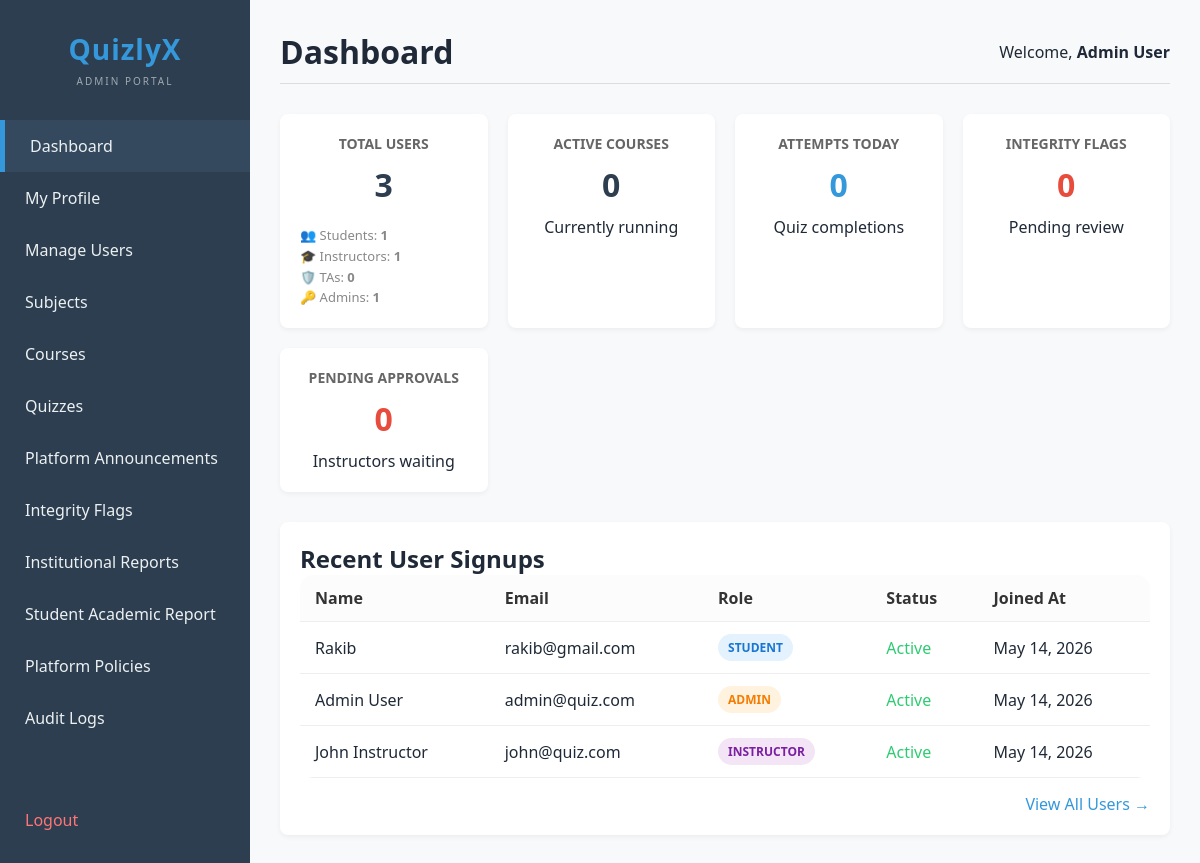
The page /views/dashboard.php (signed in) on the database its author committed.
### tables this page shows
CREATE TABLE users (
  id INT(11) AUTO_INCREMENT PRIMARY KEY,
  name VARCHAR(100),
  email VARCHAR(100) UNIQUE,
  password_hash VARCHAR(255),
  phone VARCHAR(20),
  role VARCHAR(20) DEFAULT 'student',
  profile_pic VARCHAR(255),
  student_id VARCHAR(50),
  program VARCHAR(100),
  department VARCHAR(100),
  bio TEXT,
  is_active TINYINT(1) DEFAULT 0,
  created_at TIMESTAMP DEFAULT CURRENT_TIMESTAMP
);

### config/db.php (called while the page is built, shortened)
<?php
$host = 'localhost';
$dbname = 'online_quiz_platform';
$username = 'root';
$password = '';
$conn = new mysqli($host, $username, $password, $dbname);
function db_query($sql, $params = [], $types = "") {
    global $conn;
    $stmt = $conn->prepare($sql);
    $stmt->execute();
    return $stmt;
}
function db_fetch_all($sql, $params = [], $types = "") {
    $stmt = db_query($sql, $params, $types);
    $result = $stmt->get_result();
    $data = $result->fetch_all(MYSQLI_ASSOC);
    return $data;
}
function db_fetch_one($sql, $params = [], $types = "") {
    $stmt = db_query($sql, $params, $types);
    $result = $stmt->get_result();
    $data = $result->fetch_assoc();
    return $data;
}
?>

### models/UserModel.php (called while the page is built, shortened)
<?php
require_once __DIR__ . '/../config/db.php';
class UserModel {
    public static function getAll() {
        return db_fetch_all("SELECT * FROM users ORDER BY created_at DESC");
    }
    public static function getStats() {
        $stats = [];
        $stats['total_users'] = db_fetch_one("SELECT COUNT(*) as count FROM users")['count'];
        $stats['total_students'] = db_fetch_one("SELECT COUNT(*) as count FROM users WHERE role = 'student'")['count'];
        $stats['total_instructors'] = db_fetch_one("SELECT COUNT(*) as count FROM users WHERE role = 'instructor'")['count'];
        $stats['total_tas'] = db_fetch_one("SELECT COUNT(*) as count FROM users WHERE role = 'ta'")['count'];
        $stats['total_admins'] = db_fetch_one("SELECT COUNT(*) as count FROM users WHERE role = 'admin'")['count'];
        $stats['pending_instructors'] = db_fetch_one("SELECT COUNT(*) as count FROM users WHERE role = 'instructor' AND is_active = 0")['count'];
        $stats['pending_integrity_flags'] = db_fetch_one("SELECT COUNT(*) as count FROM integrity_reports WHERE status = 'pending'")['count'];
        return $stats;
    }
}
?>

### views/dashboard.php (the view, shortened to what this page needs)
<?php
require_once __DIR__ . '/header.php';
require_once __DIR__ . '/../models/UserModel.php';
$stats = UserModel::getStats();
$active_courses = db_fetch_one("SELECT COUNT(*) as count FROM courses")['count'];
$quiz_attempts_today = db_fetch_one("SELECT COUNT(*) as count FROM attempts WHERE DATE(started_at) = CURDATE()")['count'];
?>
<div class="stats-grid">
    <div class="stat-card">
        <h3>Total Users</h3>
        <div class="value"><?php echo $stats['total_users']; ?></div>
        <div style="font-size: 13px; color: #888; margin-top: 10px; text-align: left; line-height: 1.6; border-top: 1px solid rgba(255,255,255,0.05); padding-top: 8px;">
            👥 Students: <strong><?php echo $stats['total_students']; ?></strong><br>
            🎓 Instructors: <strong><?php echo $stats['total_instructors']; ?></strong><br>
            🛡️ TAs: <strong><?php echo $stats['total_tas']; ?></strong><br>
            🔑 Admins: <strong><?php echo $stats['total_admins']; ?></strong>
        </div>
    </div>
    <div class="stat-card">
        <h3>Active Courses</h3>
        <div class="value"><?php echo $active_courses; ?></div>
        <p>Currently running</p>
    </div>
    <div class="stat-card">
        <h3>Attempts Today</h3>
        <div class="value" style="color: var(--accent);"><?php echo $quiz_attempts_today; ?></div>
        <p>Quiz completions</p>
    </div>
    <div class="stat-card">
        <h3>Integrity Flags</h3>
        <div class="value" style="color: var(--danger);"><?php echo $stats['pending_integrity_flags']; ?></div>
        <p>Pending review</p>
    </div>
    <div class="stat-card">
        <h3>Pending Approvals</h3>
        <div class="value" style="color: var(--danger);"><?php echo $stats['pending_instructors']; ?></div>
        <p>Instructors waiting</p>
    </div>
</div>
<div class="table-container">
    <h2>Recent User Signups</h2>
    <table>
        <thead>
            <tr>
                <th>Name</th>
                <th>Email</th>
                <th>Role</th>
                <th>Status</th>
                <th>Joined At</th>
            </tr>
        </thead>
        <tbody>
            <?php
            $users = array_slice(UserModel::getAll(), 0, 5);
            foreach ($users as $user):
            ?>
            <tr>
                <td><?php echo htmlspecialchars($user['name']); ?></td>
                <td><?php echo htmlspecialchars($user['email']); ?></td>
                <td><span class="badge badge-<?php echo $user['role']; ?>"><?php echo strtoupper($user['role']); ?></span></td>
                <td>
                    <?php if ($user['is_active']): ?>
                        <span style="color: var(--success);">Active</span>
                    <?php else: ?>
                        <span style="color: var(--danger);">Inactive</span>
                    <?php endif; ?>
                </td>
                <td><?php echo date('M d, Y', strtotime($user['created_at'])); ?></td>
            </tr>
            <?php endforeach; ?>
        </tbody>
    </table>
    <div style="margin-top: 15px; text-align: right;">
        <a href="manage_users.php" style="color: var(--accent); text-decoration: none;">View All Users &rarr;</a>
    </div>
</div>
</body>
</html>

### views/header.php (shortened to what this page needs)
<!DOCTYPE html>
<html lang="en">
<head>
    <link rel="stylesheet" href="../assets/css/style.css">
</head>
<body>
<div class="sidebar">
    <div style="text-align: center; padding: 10px 0 30px 0;">
        <h2 style="margin: 0; color: var(--accent); font-size: 28px; letter-spacing: 1px;">QuizlyX</h2>
        <small style="color: var(--text); opacity: 0.6; text-transform: uppercase; font-size: 10px; letter-spacing: 2px;">Admin Portal</small>
    </div>
    <a href="dashboard.php" class="<?php echo basename($_SERVER['PHP_SELF']) == 'dashboard.php' ? 'active' : ''; ?>">Dashboard</a>
    <a href="profile.php" class="<?php echo basename($_SERVER['PHP_SELF']) == 'profile.php' ? 'active' : ''; ?>">My Profile</a>
    <a href="manage_users.php" class="<?php echo basename($_SERVER['PHP_SELF']) == 'manage_users.php' ? 'active' : ''; ?>">Manage Users</a>
    <a href="manage_subjects.php" class="<?php echo basename($_SERVER['PHP_SELF']) == 'manage_subjects.php' ? 'active' : ''; ?>">Subjects</a>
    <a href="manage_courses.php" class="<?php echo basename($_SERVER['PHP_SELF']) == 'manage_courses.php' ? 'active' : ''; ?>">Courses</a>
    <a href="manage_quizzes.php" class="<?php echo basename($_SERVER['PHP_SELF']) == 'manage_quizzes.php' ? 'active' : ''; ?>">Quizzes</a>
    <a href="manage_announcements.php" class="<?php echo basename($_SERVER['PHP_SELF']) == 'manage_announcements.php' ? 'active' : ''; ?>">Platform Announcements</a>
    <a href="manage_integrity_flags.php" class="<?php echo basename($_SERVER['PHP_SELF']) == 'manage_integrity_flags.php' ? 'active' : ''; ?>">Integrity Flags</a>
    <a href="reports.php" class="<?php echo basename($_SERVER['PHP_SELF']) == 'reports.php' ? 'active' : ''; ?>">Institutional Reports</a>
    <a href="student_report.php" class="<?php echo basename($_SERVER['PHP_SELF']) == 'student_report.php' ? 'active' : ''; ?>">Student Academic Report</a>
    <a href="platform_settings.php" class="<?php echo basename($_SERVER['PHP_SELF']) == 'platform_settings.php' ? 'active' : ''; ?>">Platform Policies</a>
    <a href="audit_logs.php" class="<?php echo basename($_SERVER['PHP_SELF']) == 'audit_logs.php' ? 'active' : ''; ?>">Audit Logs</a>
    <a href="../controllers/auth_controller.php?action=logout" style="margin-top: 50px; color: #ff7675;">Logout</a>
</div>
<div class="main-content">
    <div class="top-bar">
        <h1><?php
            $page = basename($_SERVER['PHP_SELF'], ".php");
            echo ucwords(str_replace("_", " ", $page));
        ?></h1>
        <div>
            Welcome, <strong><?php echo $_SESSION['name']; ?></strong>
        </div>
    </div>

### assets/css/style.css (style rules this page uses)
* { margin: 0; padding: 0; box-sizing: border-box; }
body { font-family: Arial, sans-serif; background: #f4f7fb; color: #1f2937; }
.sidebar { width: 260px; background: #111827; color: white; padding: 25px 18px; }
.main-content { flex: 1; padding: 30px; }
.stat-card { background: white; padding: 22px; border-radius: 18px; box-shadow: 0 8px 24px rgba(0,0,0,0.06); }
table { width: 100%; border-collapse: collapse; background: white; border-radius: 14px; overflow: hidden; }
th, td { padding: 14px; border-bottom: 1px solid #e5e7eb; text-align: left; }
th { background: #f3f4f6; }
.badge { display: inline-block; padding: 5px 10px; background: #dbeafe; color: #1d4ed8; border-radius: 999px; font-size: 13px; font-weight: bold; }

### views/header.php (style rules this page uses)
:root { --primary: #2c3e50; --secondary: #34495e; --accent: #3498db; --text: #ecf0f1; --danger: #e74c3c; --success: #2ecc71; }
body { font-family: 'Segoe UI', Tahoma, Geneva, Verdana, sans-serif; margin: 0; display: flex; min-height: 100vh; background-color: #f8f9fa; }
.sidebar { width: 250px; background-color: var(--primary); color: var(--text); padding: 20px 0; flex-shrink: 0; }
.sidebar h2 { text-align: center; margin-bottom: 30px; font-size: 20px; }
.sidebar a { display: block; color: var(--text); padding: 15px 25px; text-decoration: none; transition: background 0.3s; }
.sidebar a:hover, .sidebar a.active { background-color: var(--secondary); border-left: 5px solid var(--accent); }
.main-content { flex-grow: 1; padding: 30px; }
.top-bar { display: flex; justify-content: space-between; align-items: center; margin-bottom: 30px; padding-bottom: 10px; border-bottom: 1px solid #ddd; }
.stats-grid { display: grid; grid-template-columns: repeat(auto-fit, minmax(200px, 1fr)); gap: 20px; margin-bottom: 30px; }
.stat-card { background: white; padding: 20px; border-radius: 8px; box-shadow: 0 2px 5px rgba(0,0,0,0.05); text-align: center; }
.stat-card h3 { margin: 0; color: #666; font-size: 14px; text-transform: uppercase; }
.stat-card .value { font-size: 32px; font-weight: bold; color: var(--primary); margin: 10px 0; }
.table-container { background: white; padding: 20px; border-radius: 8px; box-shadow: 0 2px 5px rgba(0,0,0,0.05); }
table { width: 100%; border-collapse: collapse; }
th, td { padding: 12px 15px; text-align: left; border-bottom: 1px solid #eee; }
th { background-color: #fcfcfc; color: #333; }
.badge { padding: 5px 10px; border-radius: 20px; font-size: 12px; }
.badge-student { background: #e3f2fd; color: #1976d2; }
.badge-instructor { background: #f3e5f5; color: #7b1fa2; }
.badge-admin { background: #fff3e0; color: #f57c00; }

### rows shown on the page
users: name "Rakib", email "rakib@gmail.com", role "STUDENT", is_active "Active", created_at "May 14, 2026"
users: name "Admin User", email "admin@quiz.com", role "ADMIN", is_active "Active", created_at "May 14, 2026"
users: name "John Instructor", email "john@quiz.com", role "INSTRUCTOR", is_active "Active", created_at "May 14, 2026"

### other values the page prints
str_replace("_", " ", $page) "Dashboard"
$_SESSION['name'] "Admin User"
$stats['total_users'] "3"
$stats['total_students'] "1"
$stats['total_instructors'] "1"
$stats['total_tas'] "0"
$stats['total_admins'] "1"
$active_courses "0"
$quiz_attempts_today "0"
$stats['pending_integrity_flags'] "0"
$stats['pending_instructors'] "0"
